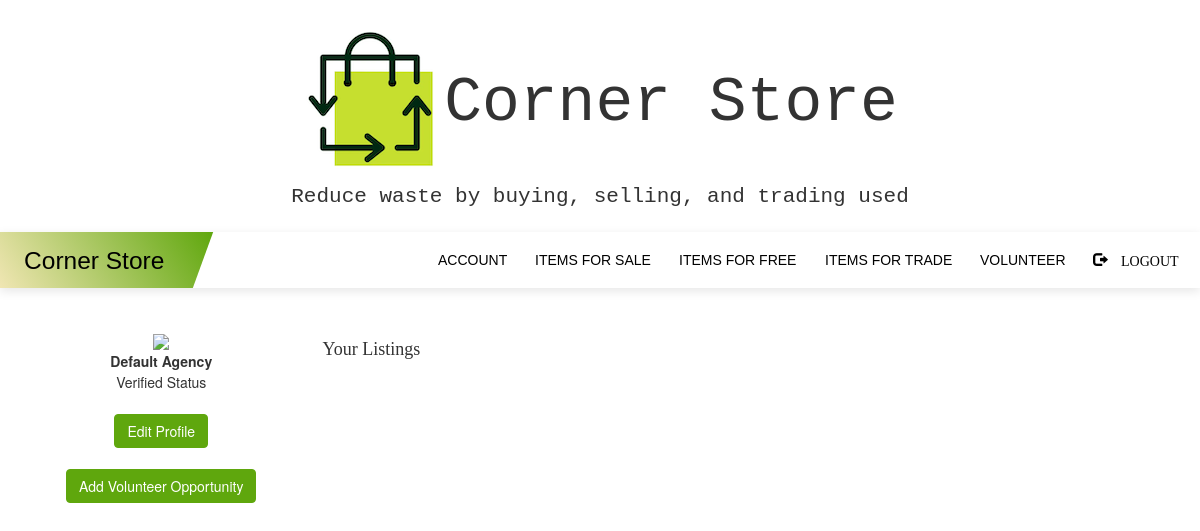
Page /agencyprofile (signed in) on the earlier database version.
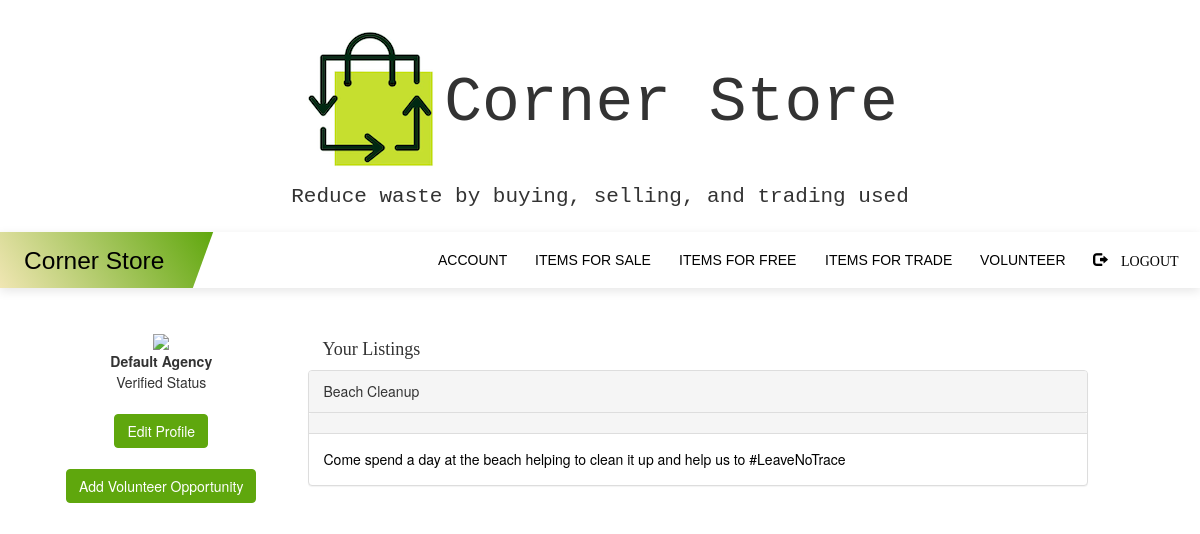
Same page on the later database version.
### myapp/models.py (models this page shows, shortened)
class Volunteer(db.Model):
    id = db.Column(db.Integer, primary_key=True)
    name = db.Column(db.String(64))
    description = db.Column(db.String(512))
    location = db.Column(db.Integer)
    date = db.Column(db.DateTime, nullable=False)
    user_id = db.Column(db.Integer, db.ForeignKey('users.id'))
    vol_id = db.relationship('BeVolunteer', backref='volunteer', lazy='dynamic')

### myapp/routes.py (the view)
@myapp_obj.route("/agencyprofile")
@login_required
def agencyprofile():
    username = current_user.username
    user_id = current_user.id
    listings = Volunteer.query.filter(Volunteer.user_id==user_id)
    return render_template('agencyprofile.html', username = username, listings=listings)

### myapp/models.py (called while the page is built)
@login.user_loader
def load_user(id):
    return User.query.get(int(id))

### myapp/templates/agencyprofile.html (shortened to what this page needs)
{% extends "base.html" %}
{% block content %}
<br><br>
<div class="container rounded bg-white mt-5 mb-5">
    <div class="row">
        <div class="col-md-3 border-right">
            <div class="d-flex flex-column align-items-center text-center p-3 py-5">
                <img class="rounded-circle mt-5" width="150px" src="https://st3.depositphotos.com/15648834/17930/v/600/depositphotos_179308454-stock-illustration-unknown-person-silhouette-glasses-profile.jpg">
                <br> <center><strong><span class="font-weight-bold"> {{ username }}</span></strong>
                <br><span> Verified Status </span> <br><br>
                <span><a href="/editprofile"> <button type="button" class="btn btn-primary">Edit Profile</button> </a></span><br><br>
                <span><a href="/listvolunteer"><button type="button" class="btn btn-primary"> Add Volunteer Opportunity </button></a></span>
            </center>
            </div>
        </div>
        <div class="col-md-8 border-right">
            <div class="p-3 py-5">
                <h4 style='font-family: Monaco;'>Your Listings</h4>
                <div class="row mt-2">
                    {% for i in listings %}
                        <a href="/managevol/{{i.id}}">
                        <div class="panel panel-default">
                          <div class="panel-heading">
                            <div class="col">{{ i.name }}</div>
                        </div>
                        <div class="panel-heading">
                    </div>
                          <div class="panel-body">
                            {{ i.description }} </div>
                        </div>
                    </a>
                   {% endfor %}
                </div>
            </div>
        </div>
        <div class="col-md-4">
        </div>
    </div>
</div>
</div>
{% endblock %}

Differences in the rows shown:
added Volunteer: name "Beach Cleanup", description "Come spend a day at the beach helping to clean it up and help us to #LeaveNoTrace"
